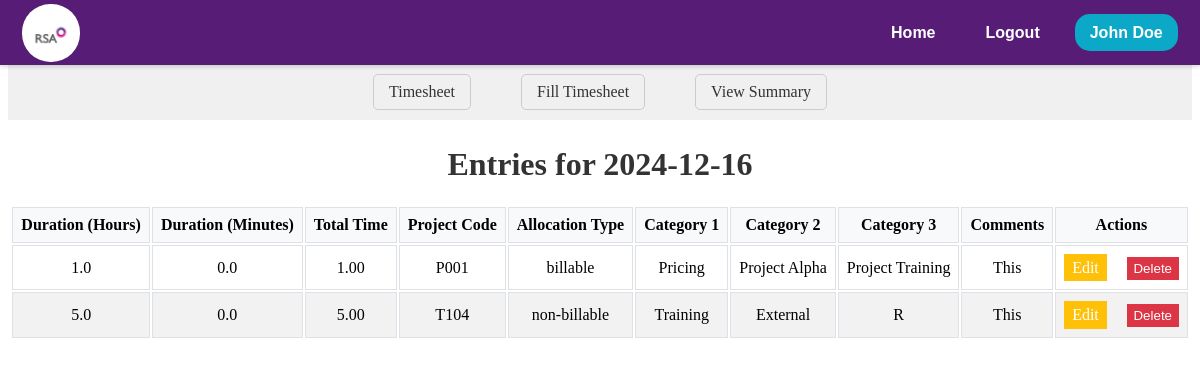
The page /timesheet/view_entries/2024-12-16 (signed in) on the database its author committed.
### models.py (models this page shows, shortened)
class EmpWD(db.Model, UserMixin):
    __tablename__ = 'EmpWD'
    EMPID = db.Column(db.String(255), primary_key=True)
    username = db.Column(db.String(255), unique=True, nullable=False)
    EName = db.Column(db.String(255))
    DOJRS = db.Column(db.Date)
    DOJSIPL = db.Column(db.Date, nullable=True)
    Profile = db.Column(db.String(255))
    Status = db.Column(db.String(50))
    SIPLLevel = db.Column(db.String(50))
    RSALevel = db.Column(db.String(50))
    EEMail = db.Column(db.String(255))
    IEMail = db.Column(db.String(255))
    Landline = db.Column(db.String(20))
    Mobile = db.Column(db.String(20))
    Ext = db.Column(db.String(10))
    Secretary = db.Column(db.String(255))
    SecretaryID = db.Column(db.String(255))
    SystemID = db.Column(db.String(255))
    Password = db.Column(db.String(255), nullable=False)
    Team = db.Column(db.String(255))
    LineManager = db.Column(db.String(255))
    LineManagerID = db.Column(db.String(255))
    AlternateContatName = db.Column(db.String(255))
    AlternateContatID = db.Column(db.String(255))
    DateofLeavingRSAASIPL = db.Column(db.Date)
    ReasonforLeaving = db.Column(db.String(255))
    LineManager2 = db.Column(db.String(255))
    ITAdmin = db.Column(db.String(255))
    HRAdmin = db.Column(db.String(255))
    TrnAdmin = db.Column(db.String(255))
    FinAdmin = db.Column(db.String(255))
    Field6 = db.Column(db.String(255))
    Field7 = db.Column(db.String(255))
    def get_id(self):
        return self.EMPID

class TimesheetEntry(db.Model):
    __tablename__ = 'Timesheet_database'
    Uniq_ID = db.Column(db.String(255), primary_key=True)
    EmpID = db.Column(db.String(10), nullable=False)
    DateofEntry = db.Column(db.Date, nullable=False)
    StartTime = db.Column(db.String(255))
    EndTime = db.Column(db.String(255))
    Hours = db.Column(db.Float)
    Minutes = db.Column(db.Float)
    AllocationType = db.Column(db.String(50))
    Category1 = db.Column(db.String(50))
    Category2 = db.Column(db.String(50))
    Category3 = db.Column(db.String(50))
    ProjectCode = db.Column(db.String(10))
    Category5 = db.Column(db.String(50))
    Category6 = db.Column(db.String(50))
    Comment = db.Column(db.String(255))
    Team = db.Column(db.String(255), nullable=False)
    Status = db.Column(db.String(20))
    SubmitDate = db.Column(db.DateTime, default=lambda: datetime.now(timezone.utc))
    RecordType = db.Column(db.String(50))
    WO_Percent = db.Column(db.Float)
    WO_Units = db.Column(db.Integer)
    NetUnits = db.Column(db.Integer)
    BaseRate = db.Column(db.Float)
    Billed_Label = db.Column(db.String(50))
    WOFF_Reason = db.Column(db.String(255))
    LastUploadDate = db.Column(db.DateTime, onupdate=lambda: datetime.now(timezone.utc))
    LastUpdatedBy = db.Column(db.String(50))
    InvNum =db.Column(db.Float)
    FinalRate = db.Column(db.Float)
    SSMA_TimeStamp = db.Column(db.DateTime )

### routes/timesheet/timesheet.py (the view)
@timesheet_bp.route('/view_entries/<date>')
@login_required
def view_entries(date):
    try:
        date = datetime.strptime(date, '%Y-%m-%d').date()
        entries = TimesheetEntry.query.filter_by(EmpID=current_user.get_id(), DateofEntry=date).all()
        return render_template('timesheet/timesheet-summery/view_entries.html', entries=entries, date=date, user=current_user)
    except Exception as e:
            session['error_type'] = "Internal Server Error"
            session['error_message'] = f"Unable get data for the {date}"
            return redirect(url_for('error.error_page'))

### app.py (called while the page is built)
@login_manager.user_loader
def load_user(user_id):
    session = db.session
    return session.get(EmpWD, user_id)

@app.before_request
def log_request():
    user_ip = request.remote_addr
    route = request.path
    flask_logger.info(f"User IP: {user_ip}, Requested Route: {route}")

### templates/timesheet/timesheet-summery/view_entries.html (shortened to what this page needs)
<!DOCTYPE html>
<html lang="en">
  <head>
    <link
      rel="stylesheet"
      href="{{ url_for('static', filename='css/timesheet/view_entries.css') }}"
    />
  </head>
  <body>
    <div>
      {% include 'navbar/navbar.html' %}
      <nav class="ts-nav-container">
        <div class="ts-nav-center">
          <a href="/timesheet" class="ts-nav-link">Timesheet</a>
          <a href="/timesheet/fill" class="ts-nav-link">Fill Timesheet</a>
          <a href="/timesheet/summary" class="ts-nav-link"> View Summary</a>
        </div>
      </nav>
      <div class="view-box">
        <h1 class="ts-dateentry-title">Entries for {{ date }}</h1>
        <table>
          <thead class="ts-dateentry-header">
            <tr class="ts-dateentry-header-row">
              <th class="ts-dateentry-header-cell">Duration (Hours)</th>
              <th class="ts-dateentry-header-cell">Duration (Minutes)</th>
              <th class="ts-dateentry-header-cell">Total Time</th>
              <th class="ts-dateentry-header-cell">Project Code</th>
              <th class="ts-dateentry-header-cell">Allocation Type</th>
              <th class="ts-dateentry-header-cell">Category 1</th>
              <th class="ts-dateentry-header-cell">Category 2</th>
              <th class="ts-dateentry-header-cell">Category 3</th>
              <th class="ts-dateentry-header-cell">Comments</th>
              <th class="ts-dateentry-header-cell">Actions</th>
            </tr>
          </thead>
          <tbody>
            {% for entry in entries %}
            <tr class="ts-dateentry-row">
              <td class="ts-dateentry-cell">{{ entry.Hours}}</td>
              <td class="ts-dateentry-cell">{{ entry.Minutes }}</td>
              <td class="ts-dateentry-cell">
                {{"%.2f" | format(entry.Hours + (entry.Minutes/60))}}
              </td>
              <td class="ts-dateentry-cell">{{ entry.ProjectCode }}</td>
              <td class="ts-dateentry-cell">{{ entry.AllocationType }}</td>
              <td class="ts-dateentry-cell">{{ entry.Category1}}</td>
              <td class="ts-dateentry-cell">{{ entry.Category2}}</td>
              <td class="ts-dateentry-cell">{{ entry.Category3}}</td>
              <td class="ts-dateentry-cell">{{ entry.Comment }}</td>
              <td class="ts-dateentry-cell">
                <a class="ts-dateentry-link" href="/comingsoon">Edit</a>
                <form
                  action="{{ url_for('timesheet.delete_entry', entry_id=entry.Uniq_ID) }}"
                  method="POST"
                  style="display: inline"
                  class="ts-dateentry-form"
                >
                  <button
                    type="submit"
                    onclick="handleCustomConfirm(event, 'Are you sure you want to delete this entry?');"
                    class="ts-dateentry-button"
                  >
                    Delete
                  </button>
                </form>
              </td>
            </tr>
            {% endfor %}
          </tbody>
        </table>
      </div>
    </div>
  </body>
</html>

### templates/navbar/navbar.html (shortened to what this page needs)
<!DOCTYPE html>
<html lang="en">
  <head>
    <link
      rel="stylesheet"
      href="{{ url_for('static', filename='css/navbar/navbar.css') }}"
    />
  </head>
  <body>
    <header id="navbar">
      <nav class="navbar-container container">
        <a href="/home" class="home-link">
          <div class="navbar-logo">
            <img
              src="{{ url_for('static', filename='images/logo.png') }}"
              alt="Logo"
            />
          </div>
        </a>
        <div class="navbar-links">
          <a class="navbar-link" href="/home">Home</a>
          <a class="navbar-link" href="/logout">Logout</a>
          <div class="navInfo" data-toggle="false">
            <a class="navbar-link-name" href="#">
              <span>{{user.EName}}</span>
            </a>
          </div>
        </div>
      </nav>
    </header>
  </body>
</html>

### static/css/timesheet/view_entries.css (style rules this page uses)
.ts-dateentry-title { font-size: 2em; color: #333; text-align: center; }
.ts-dateentry-header { background-color: #f8f9fa; }
.ts-dateentry-header-cell { font-weight: bold; padding: 0.5em; border: 1px solid #dee2e6; }
.ts-dateentry-row { background-color: #fff; }
.ts-dateentry-row:nth-child(even) { background-color: #f2f2f2; }
.ts-dateentry-cell { padding: 0.5em; border: 1px solid #dee2e6; }
.ts-dateentry-link { background-color: #ffc107; color: white; border: none; padding: 0.3em 0.5em; cursor: pointer; margin-right: 1em; text-decoration: none; display: inline-block; }
.ts-dateentry-form { display: inline-block; }
.ts-dateentry-button { background-color: #dc3545; color: white; border: none; padding: 0.3em 0.5em; cursor: pointer; }
.ts-nav-container { margin-top: 64px; margin-bottom: 5px; display: flex; justify-content: center; align-items: center; padding: 10px 20px; background-color: #f0f0f0; }
.ts-nav-center { display: flex; }
.ts-nav-link { margin: 0 25px; text-decoration: none; color: #333; border: 1px solid #ccc; padding: 8px 15px; border-radius: 5px; }
.view-box { text-align: center; align-items: center; justify-content: center; display: flex; flex-direction: column; }

### static/css/navbar/navbar.css (style rules this page uses)
#navbar { --navbar-bg-color: #571c75; --navbar-text-color: #fff; --navbar-text-color-focus: #fff; --navbar-bg-contrast: rgb(255, 0, 85); position: fixed; top: 0; left: 0; right: 0; height: 65px; background-color: var(--navbar-bg-color); box-shadow: 0 2px 4px rgba(0, 0, 0, 0.15); z-index: 99; font-weight: 700; font-family: sans-serif; }
.navbar-container { display: flex; justify-content: space-between; align-items: center; height: 100%; padding: 0 1.4rem; }
.home-link { display: flex; align-items: center; }
.navbar-logo { background-color: var(--navbar-text-color-focus); border-radius: 49%; width: 58px; height: 58px; margin-right: 0.5em; }
.navbar-logo img { width: 46px; margin-top: 0.55rem; margin-left: 0.34rem; }
.navbar-links { display: flex; align-items: center; gap: 20px; }
.navbar-link { color: var(--navbar-text-color); text-decoration: none; border-radius: 15px; padding: 10px 15px; transition: background-color 0.3s ease; border-radius: 15px; }
.navbar-link-name { background-color: #0ca8c7; color: #fff; padding: 10px 15px; border-radius: 15px; text-decoration: none; }
.navInfo { position: relative; color: black; }

### rows shown on the page
EmpWD: EName "John Doe"
TimesheetEntry: Hours "1.0", Minutes "0.0", entry.Hours+(entry.Minutes/60) "1.00", ProjectCode "P001", AllocationType "billable", Category1 "Pricing", Category2 "Project Alpha", Category3 "Project Training", Comment "This"
TimesheetEntry: Hours "5.0", Minutes "0.0", entry.Hours+(entry.Minutes/60) "5.00", ProjectCode "T104", AllocationType "non-billable", Category1 "Training", Category2 "External", Category3 "R", Comment "This"

### other values the page prints
{{ date }} "2024-12-16"
